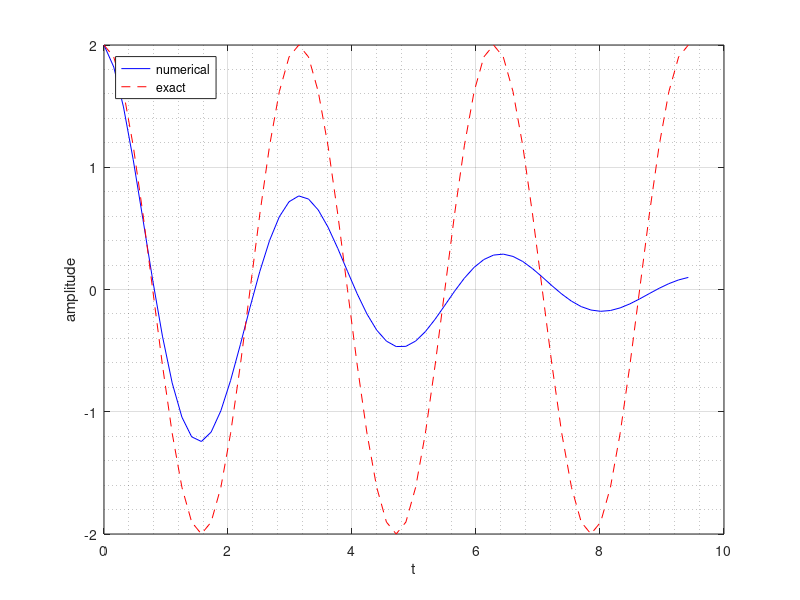
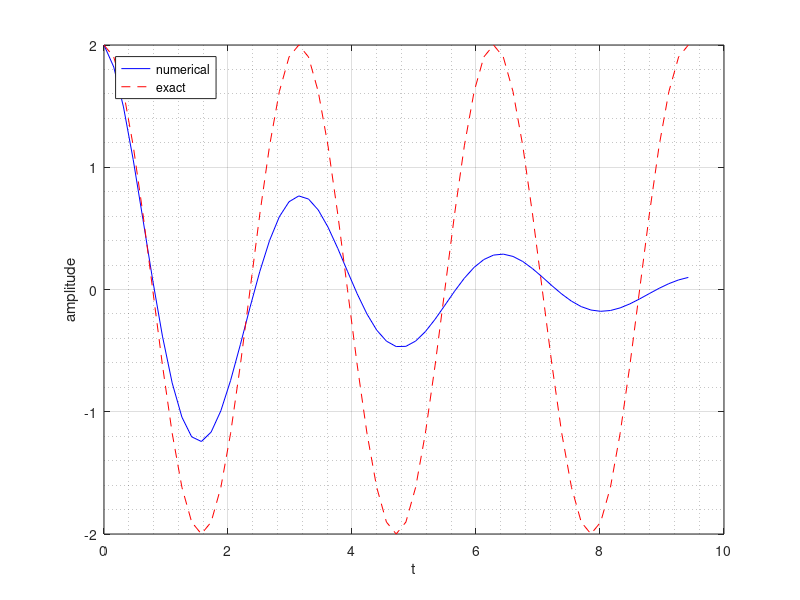

Source code (MATLAB) for these figures, in order:
%%%%%%%%%%%%%%%%%%%%%%%%%%%%%%%%%%%%%%%%%%%%%%%%%%%%%%%%%%%%%%%%%%%%%%%%%%%
%%N8423
%%Santeri Paananen
%%CMiM
%program given in the course book for oscillating system's numerical solution 4.3.3
omega = 2;
P = 2*pi/omega;
dt = P/20;
%dt = P/2000; % c) increasing the timestep to 2000 to improve the solution.
T = 3*P;
%T = 300*P; %Time scale is just for fun, to see the oscilation achieve
%equilibrium.
N_t = floor(round(T/dt));
t = linspace(0, N_t*dt, N_t+1);

u = zeros(N_t+1, 1);
v = zeros(N_t+1, 1);

% Initial condition
X_0 = 2;
u(1) = X_0;
v(1) = 0;

% Step equations forward in time
for n = 2:N_t+1
    %found formulas based on the exercise equations to: a) solve u(n)
    %and v(n), and to compute the numerical solution.
    u(n) = (1.0/(1+(dt*omega)^2)) * (dt*v(n-1) + u(n-1));
    v(n) = (1.0/(1+(dt*omega)^2)) * (-dt*omega^2*u(n-1) + v(n-1));
end

plot(t, u, 'b', t, X_0*cos(omega*t), 'r--');
grid on, grid minor;
legend('numerical', 'exact', 'Location', 'northwest');
xlabel('t');ylabel('amplitude');
print('tmp', '-dpdf');  print('tmp', '-dpng');
